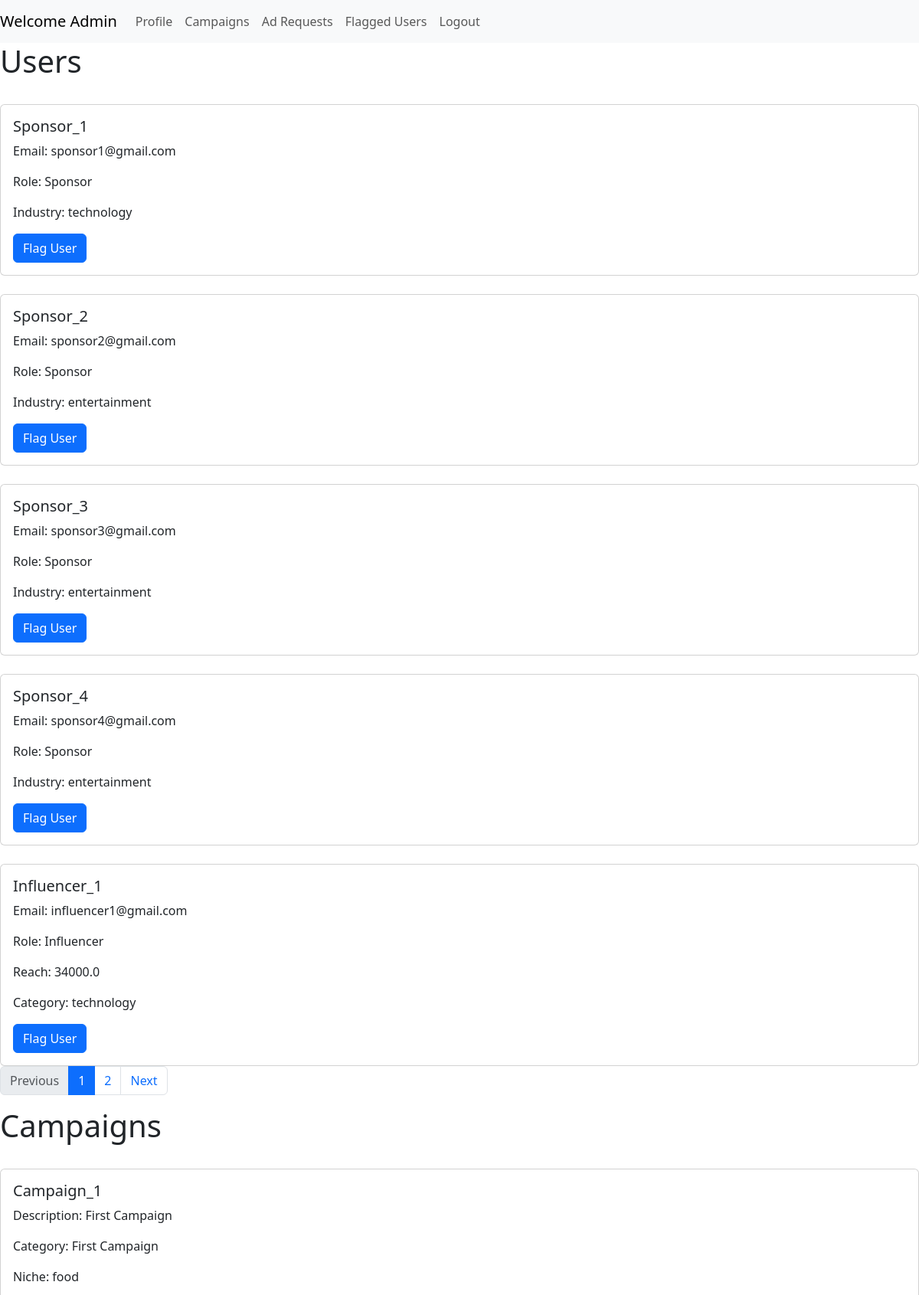
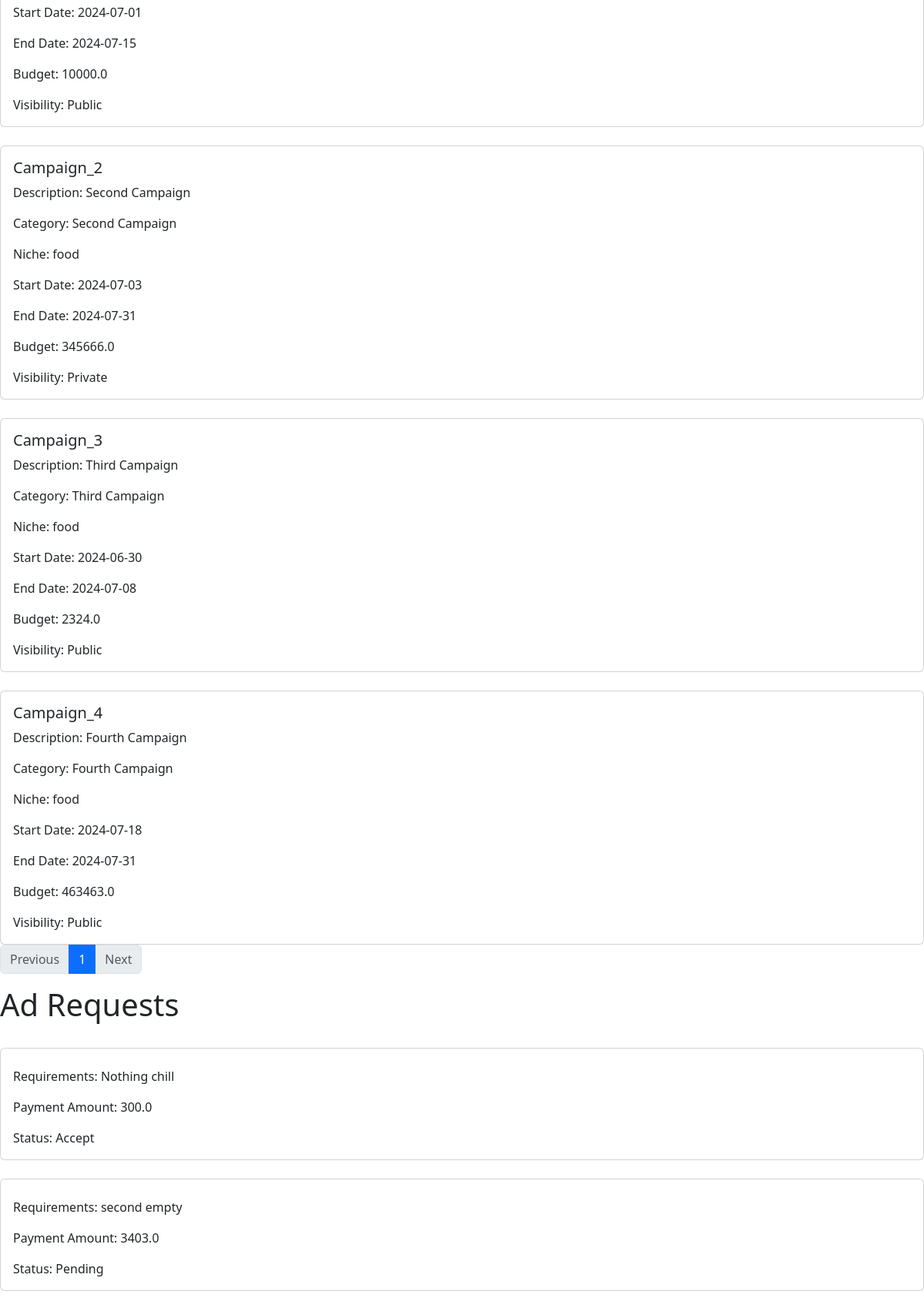
The page /admin (signed in, upper part) on the database its author committed (2 pictures, top to bottom).
### components/models.py (models this page shows)
class User(db.Model, UserMixin):
    __tablename__ = "user"
    id = db.Column(db.Integer, primary_key=True, unique = True, nullable=False)
    role = db.Column(db.String, nullable=False)
    name = db.Column(db.String, nullable=False)
    email = db.Column(db.String, nullable=False, unique = True)
    password = db.Column(db.String, nullable=False)
    industry = db.Column(db.String)
    category = db.Column(db.String)
    reach = db.Column(db.Float)

class Campaign(db.Model):
    __tablename__ = "campaign"
    id = db.Column(db.Integer, primary_key=True, unique = True, nullable=False)
    sponsor_id = db.Column(db.Integer, db.ForeignKey('user.id'), nullable=False)
    name = db.Column(db.String, nullable=False)
    description = db.Column(db.String, nullable=False)
    goals = db.Column(db.String, nullable=False)
    niche = db.Column(db.String, nullable=False)
    budget = db.Column(db.Float, nullable=False)
    remaining = db.Column(db.Float, nullable=False)
    visibility = db.Column(db.String, nullable=False)
    start_date = db.Column(db.Date, nullable=False)
    end_date = db.Column(db.Date, nullable=False)

class Ad_request(db.Model):
    __tablename__ = "ad_request"
    id = db.Column(db.Integer, primary_key=True, unique = True, nullable=False)
    influencer_id = db.Column(db.Integer, db.ForeignKey('user.id'))
    campaign_id = db.Column(db.Integer, db.ForeignKey('campaign.id'), nullable=False)
    messages = db.Column(db.String, nullable=False)
    requirements = db.Column(db.String, nullable=False)
    payment_amount = db.Column(db.Float, nullable=False)
    status = db.Column(db.String, nullable=False)
    negotiate = db.Column(db.Boolean, nullable=False, default=False)

### app.py (the view)
@app.route('/admin', methods=['GET', 'POST'])
@login_required
def admin():
    if request.method == 'GET':
        page_user = request.args.get('page_user', 1, type=int)
        page_ad_request = request.args.get('page_ad_request', 1, type=int)
        page_campaign = request.args.get('page_campaign', 1, type=int)
        page_flag = request.args.get('page_flag', 1, type=int)
        users = get_users(page_user)
        ad_requests = get_ad_requests(page_ad_request)
        campaigns = get_campaigns(page_campaign)
        flags = get_flags(page_flag)
        for i in range(len(flags.items)):
            flags.items[i] = get_user(None, flags.items[i].type_id)
        return render_template('admin.html', users=users, ad_requests=ad_requests, campaigns=campaigns, flagged=flags)
    elif request.method == 'POST' and request.form['form_id'] == 'flag':
        id = request.form['id']
        type = request.form['type']
        reason = request.form['reason']
        create_flag(type, id, reason)
        return redirect(url_for('admin'))
    elif request.method == 'POST' and request.form['form_id'] == "remove_flag":
        id = request.form['id']
        type = request.form['type']
        delete_flag(type, id)
        return redirect(url_for('admin'))
    elif request.method == 'POST' and request.form['form_id'] == 'delete_user':
        delete_user(request.form['email'])
        return redirect(url_for('admin'))

### app.py (called while the page is built)
@login_manager.user_loader
def load_user(user_id):
    user = User.query.get(user_id)
    return user

### components/ad_request.py (called while the page is built)
def get_ad_requests(page):
    if page == -1:
        ad_requests = Ad_request.query.all()
        return ad_requests
    ad_requests = Ad_request.query.paginate(page=page, per_page=5, error_out=False)
    return ad_requests

### components/campaign.py (called while the page is built)
def get_campaigns(page):
    if page == -1:
        campaigns = Campaign.query.all()
        return campaigns
    campaigns = Campaign.query.paginate(page=page, per_page=10, error_out=False)
    return campaigns

### components/flag.py (called while the page is built)
def get_flags(page):
    if page == -1:
        flags = Flagged.query.all()
        return flags
    flags = Flagged.query.paginate(page=page, per_page=5, error_out=False)
    return flags

### components/user.py (called while the page is built)
def get_user(email, id = None):
    if id:
        user = User.query.filter_by(id=id).first()
        return user
    user = User.query.filter_by(email=email).first()
    return user

def get_users(page):
    if page == -1:
        users = User.query.filter(User.role.in_(["Sponsor", "Influencer"])).all()
        return users
    users = User.query.filter(User.role.in_(["Sponsor", "Influencer"])).paginate(page=page, per_page=5, error_out=False)
    return users

### templates/admin.html (shortened to what this page needs)
<!DOCTYPE HTML>
<html>
    <head>
        <link href="https://cdn.jsdelivr.net/npm/bootstrap@5.3.3/dist/css/bootstrap.min.css" rel="stylesheet">
    </head>
    <body>
        <nav class="navbar navbar-expand-lg navbar-light bg-light">
            <a class="navbar-brand" href="#">Welcome Admin</a>
            <div class="collapse navbar-collapse" id="navbarSupportedContent">
              <ul class="navbar-nav mr-auto">
                <li class="nav-item active">
                  <a class="nav-link" href="#Profile">Profile</a>
                </li>
                <li class="nav-item">
                  <a class="nav-link" href="#Campaigns">Campaigns</a>
                </li>
                <li class="nav-item">
                    <a class="nav-link" href="#Ad_Requests">Ad Requests</a>
                </li>
                <li class="nav-item">
                    <a class="nav-link" href="#Flagged_Users">Flagged Users</a>
                </li>
                <li class="nav-item">
                    <a class="nav-link" href="{{ url_for('logout') }}">Logout</a>
                </li>
              </ul>
            </div>
        </nav>
        <div id="Users">
            <h1>Users</h1>
            {% for user in users.items %}
            <br>
            <div class="card">
                <div class="card-body">
                    <h5 class="card-title">{{ user.name }}</h5>
                    <p class="card-text">Email: {{ user.email }}</p>
                    <p class="card-text">Role: {{ user.role }}</p>
                    {% if user.role == "Influencer" %}
                    <p class="card-text">Reach: {{ user.reach }}</p>
                    <p class="card-text">Category: {{ user.category }}</p>
                    {% elif user.role == "Sponsor" %}
                    <p class="card-text">Industry: {{ user.industry }}</p>
                    {% endif %}
                    <button type="button" class="btn btn-primary" data-bs-toggle="modal" data-bs-target="#flagUser{{ user.id }}{{ user.role }}">
                        Flag User
                    </button>
                </div>
            </div>
            {% endfor %}
            <nav aria-label="Sponsor Page navigation">
                <ul class="pagination">
                    {% if users.has_prev %}
                    <li class="page-item">
                        <a class="page-link" href="/admin?page_user={{ users.prev_num }}">Previous</a>
                    </li>
                    {% else %}
                    <li class="page-item disabled"><span class="page-link">Previous</span></li>
                    {% endif %}
                    {% for page_num in users.iter_pages() %}
                    {% if page_num %}
                    {% if page_num != users.page %}
                    <li class="page-item"><a class="page-link" href="/admin?page_user={{ page_num }}">{{ page_num }}</a></li>
                    {% else %}
                    <li class="page-item active" aria-current="page">
                        <span class="page-link">{{ page_num }}</span>
                    </li>
                    {% endif %}
                    {% else %}
                    <li class="page-item disabled"><span class="page-link">...</span></li>
                    {% endif %}
                    {% endfor %}
                    {% if users.has_next %}
                    <li class="page-item">
                        <a class="page-link" href="/admin?page_user={{ users.next_num }}">Next</a>
                    </li>
                    {% else %}
                    <li class="page-item disabled"><span class="page-link">Next</span></li>
                    {% endif %}
                </ul>
            </nav>
        </div>
        <div id="Campaigns">
            <h1>Campaigns</h1>
            {% for campaign in campaigns.items %}
            <br>
            <div class="card">
                <div class="card-body">
                    <h5 class="card-title">{{ campaign.name }}</h5>
                    <p class="card-text">Description: {{ campaign.description }}</p>
                    <p class="card-text">Category: {{ campaign.goals }}</p>
                    <p class="card-text">Niche: {{ campaign.niche }}</p>
                    <p class="card-text">Start Date: {{ campaign.start_date }}</p>
                    <p class="card-text">End Date: {{ campaign.end_date }}</p>
                    <p class="card-text">Budget: {{ campaign.budget }}</p>
                    <p class="card-text">Visibility: {{ campaign.visibility }}</p>
                </div>
            </div>
            {% endfor %}
            <nav aria-label="Sponsor Page navigation">
                <ul class="pagination">
                    {% if campaigns.has_prev %}
                    <li class="page-item">
                        <a class="page-link" href="/admin?page_campaign={{ campaigns.prev_num }}">Previous</a>
                    </li>
                    {% else %}
                    <li class="page-item disabled"><span class="page-link">Previous</span></li>
                    {% endif %}
                    {% for page_num in campaigns.iter_pages() %}
                    {% if page_num %}
                    {% if page_num != campaigns.page %}
                    <li class="page-item"><a class="page-link" href="/admin?page_campaign={{ page_num }}">{{ page_num }}</a></li>
                    {% else %}
                    <li class="page-item active" aria-current="page">
                        <span class="page-link">{{ page_num }}</span>
                    </li>
                    {% endif %}
                    {% else %}
                    <li class="page-item disabled"><span class="page-link">...</span></li>
                    {% endif %}
                    {% endfor %}
                    {% if campaigns.has_next %}
                    <li class="page-item">
                        <a class="page-link" href="/admin?page_campaign={{ campaigns.next_num }}">Next</a>
                    </li>
                    {% else %}
                    <li class="page-item disabled"><span class="page-link">Next</span></li>
                    {% endif %}
                </ul>
            </nav>
        </div>
        <div id="Ad_Requests">
            <h1>Ad Requests</h1>
            {% for ad_request in ad_requests.items %}
            <br>
            <div class="card">
                <div class="card-body">
                    <p class="card-text">Requirements: {{ ad_request.requirements }}</p>
                    <p class="card-text">Payment Amount: {{ ad_request.payment_amount }}</p>
                    <p class="card-text">Status: {{ ad_request.status }}</p>
                </div>
            </div>
            {% endfor %}
        </div>
    </body>
</html>

### rows shown on the page
User: name "Sponsor_1", email "sponsor1@gmail.com", role "Sponsor", industry "technology"
User: name "Sponsor_2", email "sponsor2@gmail.com", role "Sponsor", industry "entertainment"
User: name "Sponsor_3", email "sponsor3@gmail.com", role "Sponsor", industry "entertainment"
User: name "Sponsor_4", email "sponsor4@gmail.com", role "Sponsor", industry "entertainment"
User: name "Influencer_1", email "influencer1@gmail.com", role "Influencer", reach "34000.0", category "technology"
Campaign: name "Campaign_1", description "First Campaign", goals "First Campaign", niche "food", start_date "2024-07-01", end_date "2024-07-15", budget "10000.0", visibility "Public"
Campaign: name "Campaign_2", description "Second Campaign", goals "Second Campaign", niche "food", start_date "2024-07-03", end_date "2024-07-31", budget "345666.0", visibility "Private"
Campaign: name "Campaign_3", description "Third Campaign", goals "Third Campaign", niche "food", start_date "2024-06-30", end_date "2024-07-08", budget "2324.0", visibility "Public"
Campaign: name "Campaign_4", description "Fourth Campaign", goals "Fourth Campaign", niche "food", start_date "2024-07-18", end_date "2024-07-31", budget "463463.0", visibility "Public"
Ad_request: requirements "Nothing chill", payment_amount "300.0", status "Accept"
Ad_request: requirements "second empty", payment_amount "3403.0", status "Pending"

### other values the page prints
{{ page_num }} "1"
{{ page_num }} "2"
